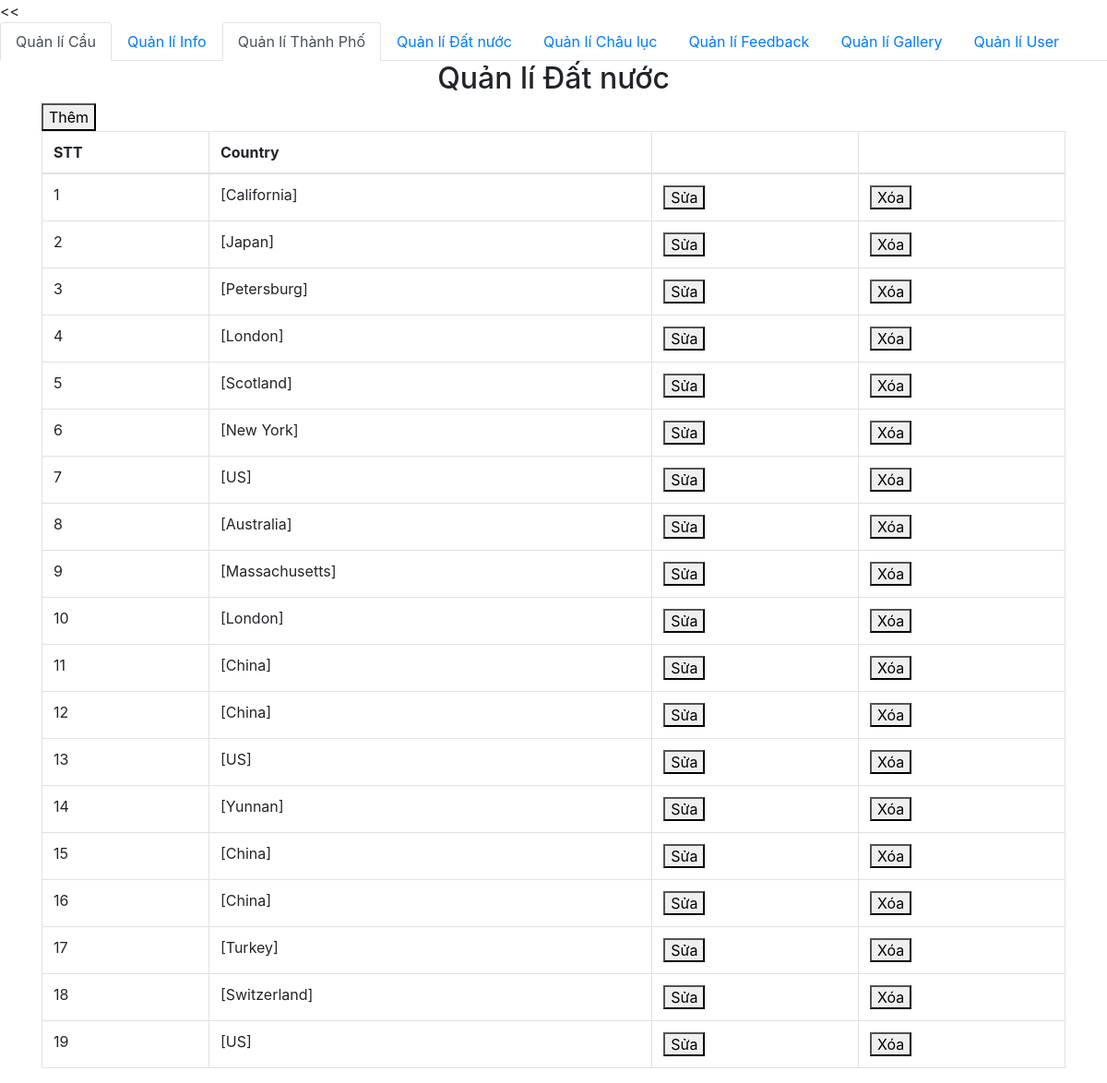
/admin/category/quanlidatnuoc.php, run on the app's committed database.
### tables this page shows
CREATE TABLE `country` (
  `id` int(11) NOT NULL,
  `name_country` varchar(50) NOT NULL,
  `continents_id` int(11) DEFAULT NULL
);

### admin/db/dbhelper.php (called while the page is built, shortened)
<?php
require_once('config.php');
function queryResult($sql, $isSingle = false) {
	$conn = mysqli_connect(HOST, USERNAME, PASSWORD, DATABASE);
	mysqli_set_charset($conn, 'utf8');
	$resultset = mysqli_query($conn, $sql);
	$data = [];
	while(($row = mysqli_fetch_array($resultset, 1)) != null) {
		$data[] = $row;
	}
	return $data;
}

### admin/category/quanlidatnuoc.php (the view, shortened to what this page needs)
<<?php
require_once ('../db/config.php');
require_once ('../db/dbhelper.php');
?>
<!DOCTYPE html>
<html>
<head>
	<link rel="stylesheet" href="https://maxcdn.bootstrapcdn.com/bootstrap/4.4.1/css/bootstrap.min.css">
</head>
<body>
		<ul class="nav nav-tabs">
	  <li class="nav-item">
	    <a class="nav-link active" href="index.php">Quản lí Cầu</a>
	  </li>
	  <li class="nav-item">
	    <a class="nav-link" href="information.php">Quản lí Info</a>
	  </li>
	  <li class="nav-item">
	    <a class="nav-link active" href="quanlithanhpho.php">Quản lí Thành Phố</a>
	  </li>
	  <li class="nav-item">
	    <a class="nav-link" href="#">Quản lí Đất nước</a>
	  </li>
	  <li class="nav-item">
	    <a class="nav-link" href="quanlichauluc.php">Quản lí Châu lục</a>
	  </li>
	  <li class="nav-item">
	    <a class="nav-link" href="feedbacklist.php">Quản lí Feedback</a>
	  </li>
	  <li class="nav-item">
	    <a class="nav-link" href="#">Quản lí Gallery</a>
	  </li>
	  <li class="nav-item">
	    <a class="nav-link" href="user.php">Quản lí User</a>
	  </li>
	 	</ul>
	<div class="container">
		<div class="panel panel-primary">
			<div class="panel-heading">
				<h2 class="text-center">Quản lí Đất nước</h2>
			</div>
			<div class="panel-body">
				<a href="add.php">
					<button class="bth bth-success">Thêm</button>
				</a>
				<table class="table table-bordered table-hover">
					<thead>
						<tr>
							<th>STT</th>
							<th>Country</th>
							<th></th>
							<th></th>
						</tr>
					</thead>
					<tbody>
<?php
$sql = 'select * from country';
$countryList = queryResult($sql);
$index = 1;
foreach ($countryList as $item){
	echo '<tr>
			<td>'.($index++).'</td>
			<td>'.$item['name_country'].'</td>
			<td>
			<a href="add.php?id='.$item['id'].'"><button class="bth bth-warning">Sửa</button></a>
			</td>
			<td>
			<button class="bth bth-danger" onclick=deleteCategory('.$item['id'].') >Xóa</button>
			</td>
		</tr>';
}
?>
					</tbody>
				</table>
			</div>
		</div>
	</div>
</body>
</html>

### data on the page
country: name_country "[California]"
country: name_country "[Japan]"
country: name_country "[Petersburg]"
country: name_country "[London]"
country: name_country "[Scotland]"
country: name_country "[New York]"
country: name_country "[US]"
country: name_country "[Australia]"
country: name_country "[Massachusetts]"
country: name_country "[London]"
country: name_country "[China]"
country: name_country "[China]"
country: name_country "[US]"
country: name_country "[Yunnan]"
country: name_country "[China]"
country: name_country "[China]"
country: name_country "[Turkey]"
country: name_country "[Switzerland]"
country: name_country "[US]"
